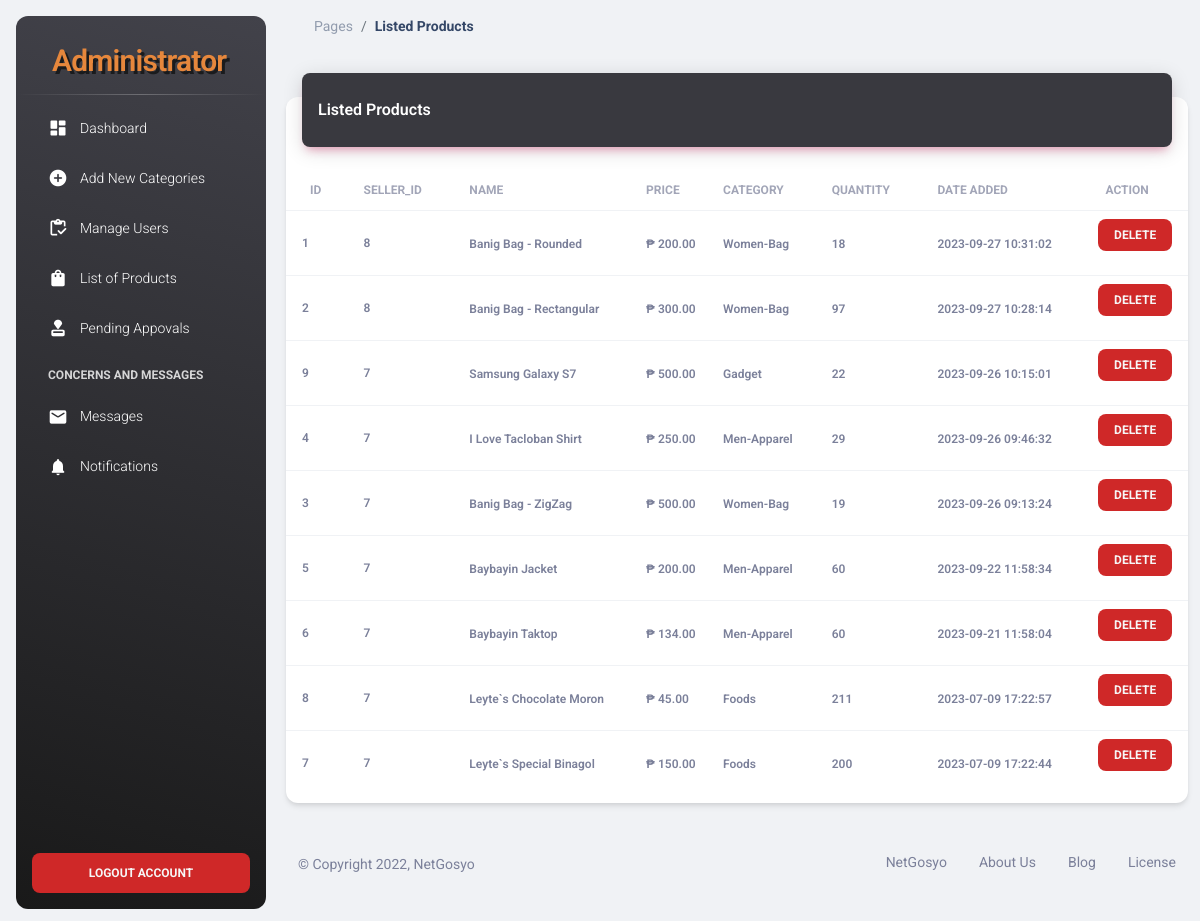
The page /NetGosyo-Admin/product_list.php (signed in) on the database its author committed.
### tables this page shows
CREATE TABLE `products` (
  `id` int(100) NOT NULL,
  `user_id` int(11) NOT NULL,
  `name` varchar(100) NOT NULL,
  `price` varchar(100) NOT NULL,
  `image` varchar(100) NOT NULL,
  `item_brand` varchar(100) NOT NULL,
  `quantity` int(100) NOT NULL,
  `date_added` timestamp NOT NULL DEFAULT current_timestamp() ON UPDATE current_timestamp()
);

### NetGosyo-Admin/product_list.php (the view)
<?php
include('header.php');
?>
<main class="main-content position-relative max-height-vh-100 h-100 border-radius-lg ">
<nav class="navbar navbar-main navbar-expand-lg px-0 mx-4 shadow-none border-radius-xl" id="navbarBlur"
      data-scroll="true">
      <div class="container-fluid py-1 px-3">
          <nav aria-label="breadcrumb">
              <ol class="breadcrumb bg-transparent mb-0 pb-0 pt-1 px-0 me-sm-6 me-5">
                  <li class="breadcrumb-item text-sm"><a class="opacity-5 text-dark" href="javascript:;">Pages</a>
                  </li>
                  <li class="breadcrumb-item text-sm text-dark active" aria-current="page"><b>Listed Products</b></li>
              </ol>
          </nav>
      </div>
  </nav>
  <div class="container-fluid py-4">
    <div class="row">
      <div class="col-12">
        <div class="card my-4">
          <div class="card-header p-0 position-relative mt-n4 mx-3 z-index-2">
            <div class="color-greyish-bg shadow-primary border-radius-lg pt-4 pb-3">
              <h6 class="text-white text-capitalize ps-3">Listed Products</h6>
            </div>
          </div>
          <div class="card-body px-0 pb-2">
            <div class="table-responsive p-0">
              <table class="table align-items-center justify-content-center mb-0">
                <thead>
                  <tr>
                    <th class="text-uppercase text-secondary text-xs font-weight-bolder opacity-7">Id</th>
                    <th class="text-uppercase text-secondary text-xs font-weight-bolder opacity-7 ps-2">Seller_Id</th>
                    <th class="text-uppercase text-secondary text-xs font-weight-bolder opacity-7 ps-2">Name</th>
                    <th class="text-uppercase text-secondary text-xs font-weight-bolder opacity-7 ps-2">Price</th>
                    <th class="text-uppercase text-secondary text-xs font-weight-bolder opacity-7 ps-2">Category</th>
                    <th class="text-uppercase text-secondary text-xs font-weight-bolder opacity-7 ps-2">Quantity</th>
                    <th class="text-uppercase text-secondary text-xs font-weight-bolder opacity-7 ps-2">Date Added</th>
                    <th class="text-uppercase text-secondary text-xs font-weight-bolder text-center opacity-7 ps-2">Action</th>
                  </tr>
                </thead>
                <tbody>
                  <?php
			            $select_product = mysqli_query($conn, "SELECT * FROM `products` ORDER BY date_added DESC ") or die('query failed!');
                      if(mysqli_num_rows($select_product) > 0){
                      while($fetch_product = mysqli_fetch_assoc($select_product)){
                  ?>
                  <tr>
                    <td>
                      <div class="d-flex px-2 py-1">
                        <div class="d-flex flex-column justify-content-center">
                        <p class="text-xs font-weight-bold mb-0"><?php echo $fetch_product['id'];?></p>
                        </div>
                      </div>
                    </td>
                    <td>
                      <p class="text-xs font-weight-bold mb-0"><?php echo $fetch_product['user_id'];?></p>
                    </td>
                    <td>
                      <span class="text-xs font-weight-bold"><?php echo $fetch_product['name'];?></span>
                    </td>
                    <td>
                      <span class="text-xs font-weight-bold">₱ <?php echo $fetch_product['price'];?>.00</span>
                    </td>
                    <td>
                      <span class="text-xs font-weight-bold"><?php echo $fetch_product['item_brand'];?></span>
                    </td>
                    <td>
                      <span class="text-xs font-weight-bold"><?php echo $fetch_product['quantity'];?></span>
                    </td>
                    <td>
                      <span class="text-xs font-weight-bold"><?php echo $fetch_product['date_added'];?></span>
                    </td>
                    <td class="align-middle text-center">
                      <a href="seller-action.php?id=<?= $fetch_product['id'] ?>" onclick="return confirm('Are you sure do you want to Delete this Product?')"><button type="button" class="btn button-remove btn-sm">Delete</button></a>
                    </td>
                  </tr>
                  <?php
                      };
                  };
                   ?>
                </tbody>
              </table>
            </div>
          </div>
        </div>
      </div>
    </div>
<?php
include('footer.php');
?>

### NetGosyo-Admin/assets/css/style.css (style rules this page uses)
.color-greyish-bg { background: #39393f; }
.text-white { color: #f6f6f6; }
.button-remove { background: #cf2828; color: #f6f6f6; }

### rows shown on the page
products: id "1", user "8", name "Banig Bag - Rounded", price "200", item_brand "Women-Bag", quantity "18", date_added "2023-09-27 10:31:02"
products: id "2", user "8", name "Banig Bag - Rectangular", price "300", item_brand "Women-Bag", quantity "97", date_added "2023-09-27 10:28:14"
products: id "9", user "7", name "Samsung Galaxy S7", price "500", item_brand "Gadget", quantity "22", date_added "2023-09-26 10:15:01"
products: id "4", user "7", name "I Love Tacloban Shirt", price "250", item_brand "Men-Apparel", quantity "29", date_added "2023-09-26 09:46:32"
products: id "3", user "7", name "Banig Bag - ZigZag", price "500", item_brand "Women-Bag", quantity "19", date_added "2023-09-26 09:13:24"
products: id "5", user "7", name "Baybayin Jacket", price "200", item_brand "Men-Apparel", quantity "60", date_added "2023-09-22 11:58:34"
products: id "6", user "7", name "Baybayin Taktop", price "134", item_brand "Men-Apparel", quantity "60", date_added "2023-09-21 11:58:04"
products: id "8", user "7", name "Leyte`s Chocolate Moron", price "45", item_brand "Foods", quantity "211", date_added "2023-07-09 17:22:57"
products: id "7", user "7", name "Leyte`s Special Binagol", price "150", item_brand "Foods", quantity "200", date_added "2023-07-09 17:22:44"
